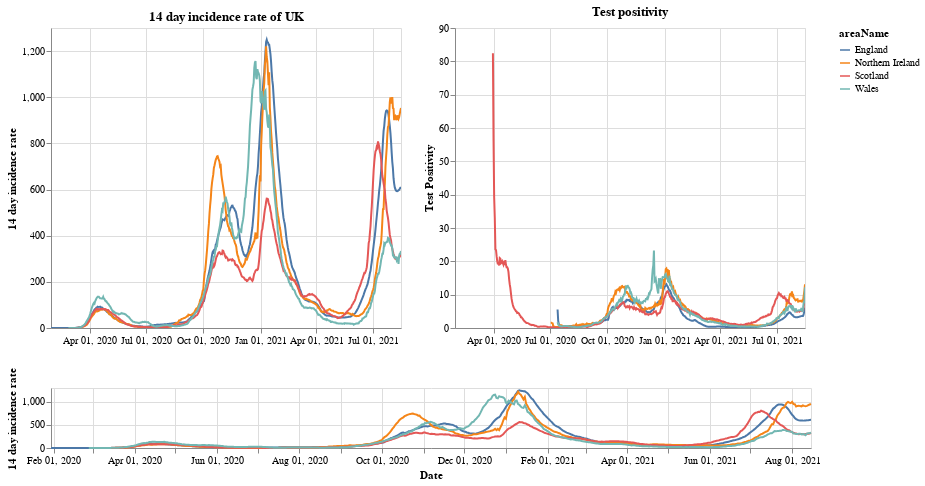

Notebook code for this chart:
### Markdown cell above
# Plots

First a plot with each country in the UK. The top right shows the positivity rate for (which is the percentage of registered tests which were positive) while the top left is the 14 day incidence rate. The bottom chart can be used to select the timeframe (does not work on a mobile device).

### Code cell
#collapse
brush = alt.selection(type='interval', name='DateBrush',encodings=['x'],fields=['Time'])
leg_selection = alt.selection_multi(fields=['areaName'], bind='legend')

base = alt.Chart(uk_cases).mark_line().encode(
    x=alt.X("yearmonthdate(date):T", axis=alt.Axis(title='Date')),
    y=alt.Y("twoWeeklyCasesRate:Q", axis=alt.Axis(title='14 day incidence rate')),
    tooltip=['areaName', 'date','twoWeeklyCasesRate', 'testPositivity'],
    color='areaName',
    opacity=alt.condition(leg_selection, alt.value(2), alt.value(0.1))
).add_selection(leg_selection).properties(width=350)

upper = base.encode(alt.X('yearmonthdate(date):T', axis=alt.Axis(title=''),
                         scale=alt.Scale(domain=brush))
                   ).properties(title=f'14 day incidence rate of UK')
upper_right = upper.encode(alt.Y('testPositivity:Q', axis=alt.Axis(title='Test Positivity'))).properties(title='Test positivity')
lower = base.properties(height=60, width = 760).add_selection(brush)

(upper | upper_right) & lower

### Figure 1 — Vega-Lite specification as saved in the notebook (floating-point values rounded to 4 significant figures; data arrays with more than 128 entries replaced by an {"elided": "..."} marker saying what was removed)
{"config": {"view": {"continuousWidth": 400, "continuousHeight": 300}}, "vconcat": [{"hconcat": [{"mark": "line", "encoding": {"color": {"type": "nominal", "field": "areaName"}, "opacity": {"condition": {"value": 2, "selection": "selector001"}, "value": 0.1}, "tooltip": [{"type": "nominal", "field": "areaName"}, {"type": "temporal", "field": "date"}, {"type": "quantitative", "field": "twoWeeklyCasesRate"}, {"type": "quantitative", "field": "testPositivity"}], "x": {"type": "temporal", "axis": {"title": ""}, "field": "date", "scale": {"domain": {"selection": "DateBrush"}}, "timeUnit": "yearmonthdate"}, "y": {"type": "quantitative", "axis": {"title": "14 day incidence rate"}, "field": "twoWeeklyCasesRate"}}, "selection": {"selector001": {"type": "multi", "fields": ["areaName"], "bind": "legend"}}, "title": "14 day incidence rate of UK", "width": 350}, {"mark": "line", "encoding": {"color": {"type": "nominal", "field": "areaName"}, "opacity": {"condition": {"value": 2, "selection": "selector001"}, "value": 0.1}, "tooltip": [{"type": "nominal", "field": "areaName"}, {"type": "temporal", "field": "date"}, {"type": "quantitative", "field": "twoWeeklyCasesRate"}, {"type": "quantitative", "field": "testPositivity"}], "x": {"type": "temporal", "axis": {"title": ""}, "field": "date", "scale": {"domain": {"selection": "DateBrush"}}, "timeUnit": "yearmonthdate"}, "y": {"type": "quantitative", "axis": {"title": "Test Positivity"}, "field": "testPositivity"}}, "selection": {"selector001": {"type": "multi", "fields": ["areaName"], "bind": "legend"}}, "title": "Test positivity", "width": 350}]}, {"mark": "line", "encoding": {"color": {"type": "nominal", "field": "areaName"}, "opacity": {"condition": {"value": 2, "selection": "selector001"}, "value": 0.1}, "tooltip": [{"type": "nominal", "field": "areaName"}, {"type": "temporal", "field": "date"}, {"type": "quantitative", "field": "twoWeeklyCasesRate"}, {"type": "quantitative", "field": "testPositivity"}], "x": {"type": "temporal", "axis": {"title": "Date"}, "field": "date", "timeUnit": "yearmonthdate"}, "y": {"type": "quantitative", "axis": {"title": "14 day incidence rate"}, "field": "twoWeeklyCasesRate"}}, "height": 60, "selection": {"selector001": {"type": "multi", "fields": ["areaName"], "bind": "legend"}, "DateBrush": {"type": "interval", "encodings": ["x"], "fields": ["Time"]}}, "width": 760}], "data": {"name": "data-1fce868bf35046d8cb2d7c33b7da1889"}, "$schema": "https://vega.github.io/schema/vega-lite/v4.8.1.json", "datasets": {"data-1fce868bf35046d8cb2d7c33b7da1889": {"elided": "2164 records"}}}
